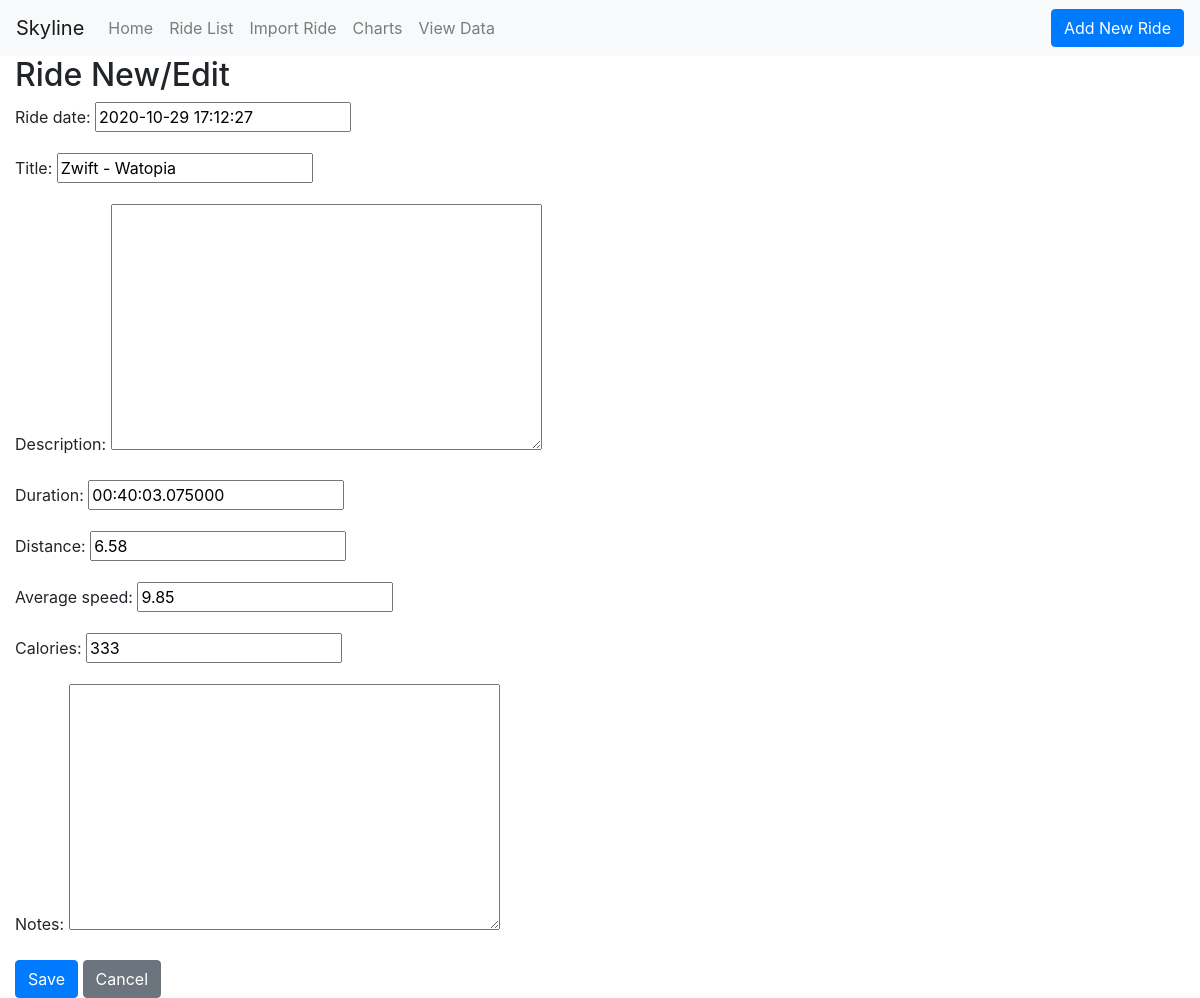
Screenshot of /ride/260/edit/ with the database file from the repository.
### rides/models.py (models this page shows, shortened)
class Ride(models.Model):
    ride_date = models.DateTimeField()
    title = models.CharField(max_length=200)
    description = models.TextField(blank=True)
    duration = models.DurationField()
    distance = models.DecimalField(max_digits=6, decimal_places=2)
    average_speed = models.DecimalField(max_digits=5, decimal_places=2)
    calories = models.PositiveSmallIntegerField(blank=True)
    notes = models.TextField(blank=True)

### rides/views.py (the view)
# urls.py: path('ride/<int:id>/edit/', views.ride_edit, name='ride_edit'),
def ride_edit(request, id):
    ride = get_object_or_404(Ride, id=id)
    if request.method == "POST":
        form = RideForm(request.POST, instance=ride)
        if form.is_valid():
            ride = form.save(commit=False)
            ride.save()
            return  redirect('ride_detail', id=ride.id)
    else:
        form = RideForm(instance=ride)
    return render(request, 'rides/ride_edit.html', {'form': form})

### rides/forms.py
class RideForm(forms.ModelForm):
    class Meta:
        model = Ride
        fields = (
            'ride_date',
            'title',
            'description',
            'duration',
            'distance',
            'average_speed',
            'calories',
            'notes'
        )

### rides/templates/rides/ride_edit.html (shortened to what this page needs)
{% extends 'rides/base.html' %}
{% block content %}
    <h2>Ride New/Edit</h2>
    <form method="POST" class="ride-form">
        {{ form.as_p }}
        <button class="btn btn-primary" type="submit">Save</button>
        <a class="btn btn-secondary" href="{% url 'ride_list' %}">Cancel</a>
    </form>
{% endblock %}

### rows the page displays
Ride: ride_date "2020-10-29 17:12:27", title "Zwift - Watopia", duration "00:40:03.075000", distance "6.58", average_speed "9.85", calories "333"
